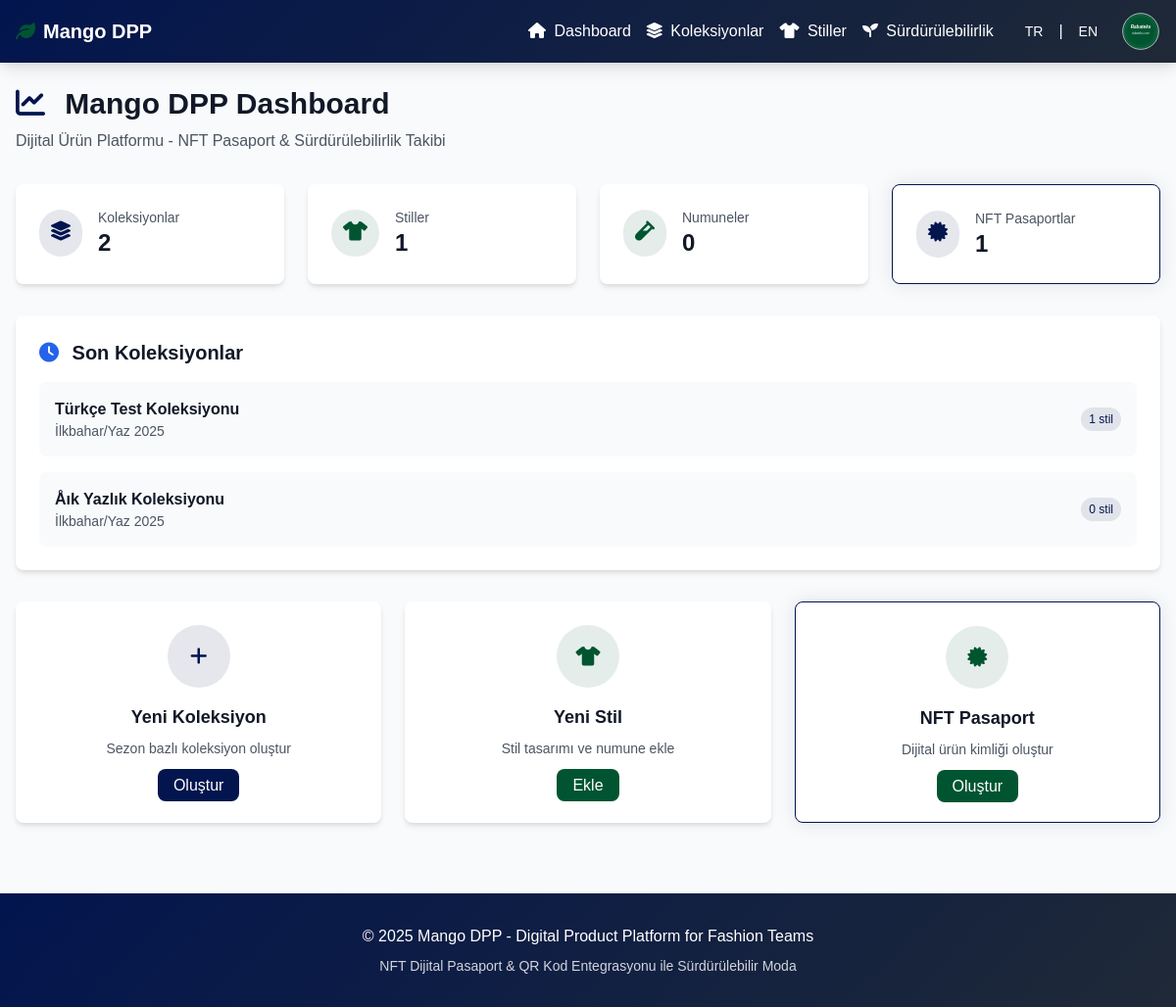
The page / on the database its author committed.
### models.py (models this page shows)
class Collection(Base):
    __tablename__ = "collections"
    id = Column(String, primary_key=True)
    name = Column(String, nullable=False)
    season = Column(String, nullable=False)
    year = Column(Integer, nullable=False)
    description = Column(Text)
    created_at = Column(DateTime, default=datetime.utcnow)
    styles = relationship("Style", back_populates="collection")

### main.py (the view)
@app.get("/")
async def dashboard(request: Request, db: Session = Depends(get_db)):
    lang = get_language(request)
    collections = mango_dpp.get_collections(db)
    styles = mango_dpp.get_styles(db)
    nfts = mango_dpp.get_nfts(db)
    stats = {
        "total_collections": len(collections),
        "total_styles": len(styles),
        "total_samples": 0,  # Placeholder
        "total_nfts": len(nfts)
    }
    response = templates.TemplateResponse("dashboard.html", {
        "request": request,
        "stats": stats,
        "collections": collections[:5],
        "lang": lang,
        "t": get_all_texts(lang)
    })
    response.headers["Content-Type"] = "text/html; charset=utf-8"
    return response

### templates/dashboard.html (shortened to what this page needs)
{% extends "base.html" %}
{% block content %}
<div class="mb-8">
    <h1 class="text-3xl font-bold text-gray-900 mb-2">
        <i class="fas fa-chart-line text-navy mr-3"></i>
        {{ t.dashboard_title if t else "Mango DPP Dashboard" }}
    </h1>
    <p class="text-gray-600">{{ t.dashboard_subtitle if t else "Digital Product Platform - NFT Passport & Sustainability Tracking" }}</p>
</div>
<div class="grid grid-cols-1 md:grid-cols-2 lg:grid-cols-4 gap-6 mb-8">
    <a href="/collections" class="bg-white rounded-lg shadow-md p-6 card-hover block hover:shadow-lg transition-shadow">
        <div class="flex items-center">
            <div class="p-3 rounded-full bg-navy-light text-navy">
                <i class="fas fa-layer-group text-xl"></i>
            </div>
            <div class="ml-4">
                <p class="text-sm font-medium text-gray-600">{{ t.total_collections if t else "Collections" }}</p>
                <p class="text-2xl font-semibold text-gray-900">{{ stats.total_collections }}</p>
            </div>
        </div>
    </a>
    <a href="/styles" class="bg-white rounded-lg shadow-md p-6 card-hover block hover:shadow-lg transition-shadow">
        <div class="flex items-center">
            <div class="p-3 rounded-full bg-primary-light text-primary">
                <i class="fas fa-tshirt text-xl"></i>
            </div>
            <div class="ml-4">
                <p class="text-sm font-medium text-gray-600">{{ t.total_styles if t else "Styles" }}</p>
                <p class="text-2xl font-semibold text-gray-900">{{ stats.total_styles }}</p>
            </div>
        </div>
    </a>
    <a href="/styles" class="bg-white rounded-lg shadow-md p-6 card-hover block hover:shadow-lg transition-shadow">
        <div class="flex items-center">
            <div class="p-3 rounded-full bg-primary-light text-primary">
                <i class="fas fa-vial text-xl"></i>
            </div>
            <div class="ml-4">
                <p class="text-sm font-medium text-gray-600">Numuneler</p>
                <p class="text-2xl font-semibold text-gray-900">{{ stats.total_samples }}</p>
            </div>
        </div>
    </a>
    <a href="/styles" class="bg-white rounded-lg shadow-md p-6 card-hover nft-glow block hover:shadow-lg transition-shadow">
        <div class="flex items-center">
            <div class="p-3 rounded-full bg-navy-light text-navy">
                <i class="fas fa-certificate text-xl"></i>
            </div>
            <div class="ml-4">
                <p class="text-sm font-medium text-gray-600">NFT Pasaportlar</p>
                <p class="text-2xl font-semibold text-gray-900">{{ stats.total_nfts }}</p>
            </div>
        </div>
    </a>
</div>
<div class="bg-white rounded-lg shadow-md p-6 mb-8">
    <h2 class="text-xl font-semibold text-gray-900 mb-4">
        <i class="fas fa-clock text-blue-600 mr-2"></i>
        Son Koleksiyonlar
    </h2>
    {% if collections %}
        <div class="space-y-4">
            {% for collection in collections %}
            <div class="flex items-center justify-between p-4 bg-gray-50 rounded-lg">
                <div>
                    <h3 class="font-semibold text-gray-900">{{ collection.name }}</h3>
                    <p class="text-sm text-gray-600">{{ collection.season }} {{ collection.year }}</p>
                </div>
                <div class="flex items-center space-x-2">
                    <span class="bg-navy-light text-navy text-xs px-2 py-1 rounded-full">
                        {{ collection.styles|length }} stil
                    </span>
                </div>
            </div>
            {% endfor %}
        </div>
    {% endif %}
</div>
<div class="grid grid-cols-1 md:grid-cols-3 gap-6">
    <div class="bg-white rounded-lg shadow-md p-6 card-hover">
        <div class="text-center">
            <div class="p-4 bg-navy-light rounded-full w-16 h-16 mx-auto mb-4 flex items-center justify-center">
                <i class="fas fa-plus text-navy text-xl"></i>
            </div>
            <h3 class="text-lg font-semibold text-gray-900 mb-2">Yeni Koleksiyon</h3>
            <p class="text-gray-600 text-sm mb-4">Sezon bazl&inodot; koleksiyon olu&scedil;tur</p>
            <a href="/collections" class="bg-navy text-white px-4 py-2 rounded-lg btn-navy transition-colors">
                Olu&scedil;tur
            </a>
        </div>
    </div>
    <div class="bg-white rounded-lg shadow-md p-6 card-hover">
        <div class="text-center">
            <div class="p-4 bg-primary-light rounded-full w-16 h-16 mx-auto mb-4 flex items-center justify-center">
                <i class="fas fa-tshirt text-primary text-xl"></i>
            </div>
            <h3 class="text-lg font-semibold text-gray-900 mb-2">Yeni Stil</h3>
            <p class="text-gray-600 text-sm mb-4">Stil tasarımı ve numune ekle</p>
            <a href="/styles" class="bg-primary text-white px-4 py-2 rounded-lg btn-primary transition-colors">
                Ekle
            </a>
        </div>
    </div>
    <div class="bg-white rounded-lg shadow-md p-6 card-hover nft-glow">
        <div class="text-center">
            <div class="p-4 bg-primary-light rounded-full w-16 h-16 mx-auto mb-4 flex items-center justify-center">
                <i class="fas fa-certificate text-primary text-xl"></i>
            </div>
            <h3 class="text-lg font-semibold text-gray-900 mb-2">NFT Pasaport</h3>
            <p class="text-gray-600 text-sm mb-4">Dijital ürün kimliği oluştur</p>
            <a href="/styles" class="bg-primary text-white px-4 py-2 rounded-lg btn-primary transition-colors">
                Oluştur
            </a>
        </div>
    </div>
</div>
{% endblock %}

### templates/base.html (style rules this page uses)
* { font-family: Arial, sans-serif; }
:root { --color-primary: #005530; --color-secondary: #D51635; --color-navy: #02154e; --color-primary-light: rgba(0, 85, 48, 0.1); --color-secondary-light: rgba(213, 22, 53, 0.1); --color-navy-light: rgba(2, 21, 78, 0.1); }
.card-hover { transition: all 0.3s ease; }
.nft-glow { box-shadow: 0 0 20px var(--color-navy-light); border: 1px solid var(--color-navy); }
.bg-primary { background-color: var(--color-primary) !important; }
.bg-primary-light { background-color: var(--color-primary-light) !important; }
.text-primary { color: var(--color-primary) !important; }
.bg-navy { background-color: var(--color-navy) !important; }
.bg-navy-light { background-color: var(--color-navy-light) !important; }
.text-navy { color: var(--color-navy) !important; }

### rows shown on the page
Collection: name "Türkçe Test Koleksiyonu", season "İlkbahar/Yaz", year "2025", styles|length "1"
Collection: name "Åık Yazlık Koleksiyonu", season "İlkbahar/Yaz", year "2025", styles|length "0"

### other values the page prints
{{ t.dashboard if t else "Dashboard" }} "Dashboard"
{{ t.collections if t else "Collections" }} "Koleksiyonlar"
{{ t.styles if t else "Styles" }} "Stiller"
{{ t.sustainability if t else "Sustainability" }} "Sürdürülebilirlik"
{{ t.dashboard_title if t else "Mango DPP Dashboard" }} "Mango DPP Dashboard"
{{ t.total_collections if t else "Collections" }} "Koleksiyonlar"
{{ stats.total_collections }} "2"
{{ t.total_styles if t else "Styles" }} "Stiller"
{{ stats.total_styles }} "1"
{{ stats.total_samples }} "0"
{{ stats.total_nfts }} "1"
